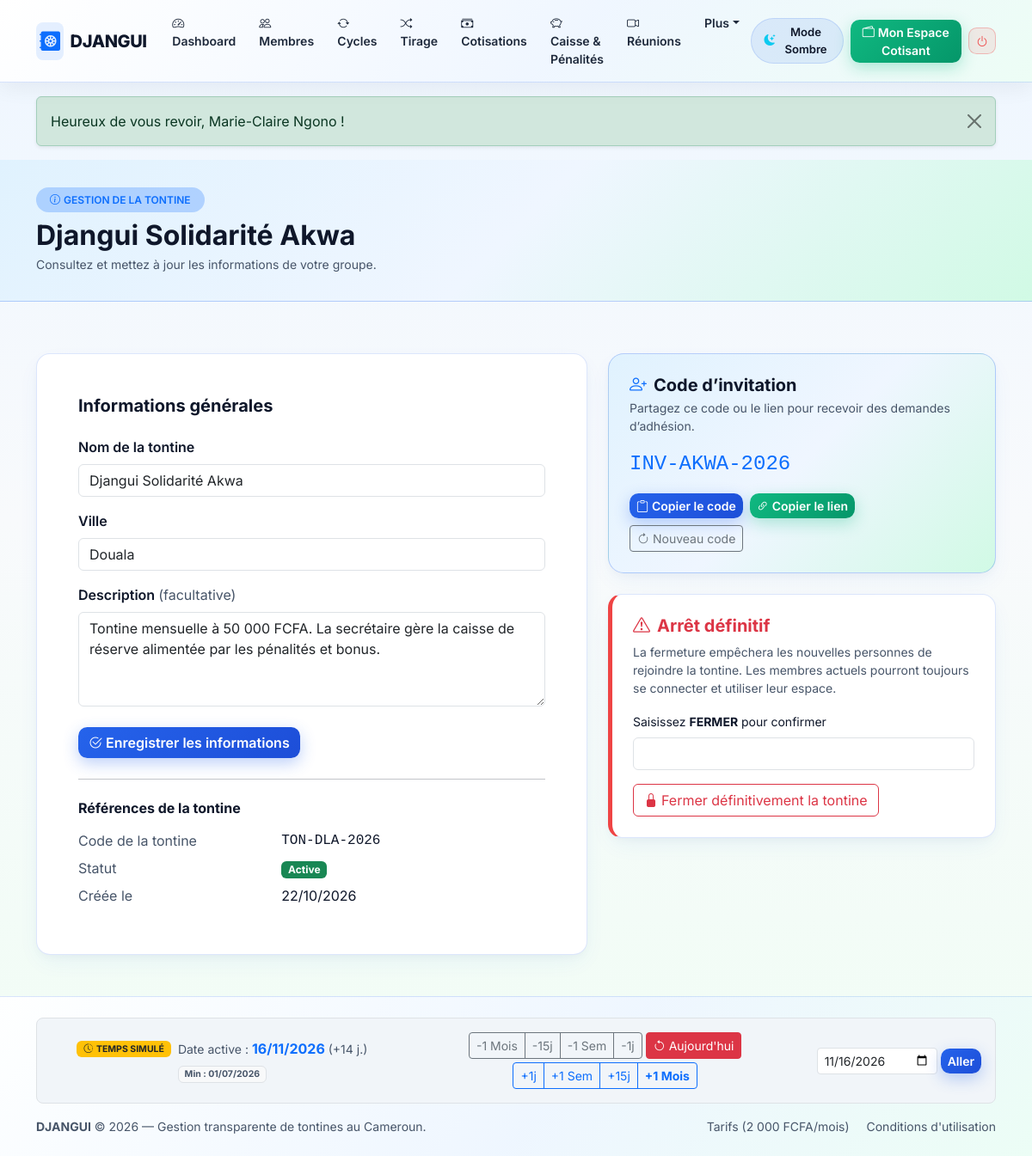
Page /admin/tontine-info.php (signed in) on the earlier database version.
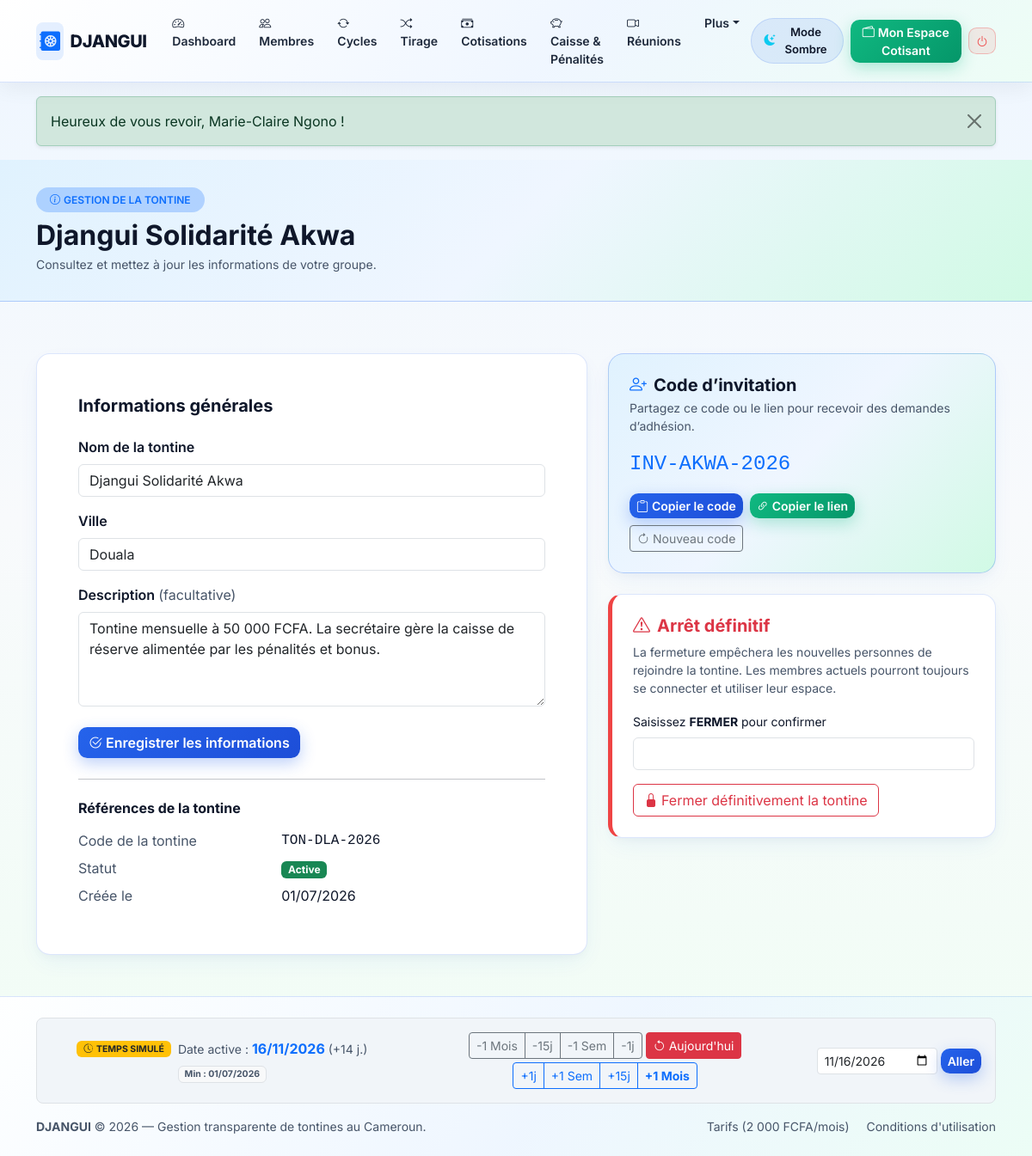
Same page on the later database version.
### tables this page shows
CREATE TABLE tontines (
    id INT UNSIGNED AUTO_INCREMENT PRIMARY KEY,
    code_tontine VARCHAR(20) NOT NULL,
    code_invitation VARCHAR(24) NOT NULL,
    nom VARCHAR(120) NOT NULL,
    description TEXT DEFAULT NULL,
    ville VARCHAR(80) NOT NULL DEFAULT 'Douala',
    devise CHAR(4) NOT NULL DEFAULT 'FCFA',
    solde_caisse_reserve DECIMAL(12,2) NOT NULL DEFAULT 0.00 COMMENT 'Caisse geree par l admin (penalites, bonus, reliquats)',
    statut ENUM('active', 'suspendue', 'fermee') NOT NULL DEFAULT 'active',
    date_debut_essai DATETIME NOT NULL,
    date_fin_essai DATETIME NOT NULL,
    statut_abonnement ENUM('essai', 'actif', 'expire') NOT NULL DEFAULT 'essai',
    abonnement_valide_jusqua DATETIME DEFAULT NULL,
    admin_id INT UNSIGNED NOT NULL COMMENT 'UNIQUE : 1 admin/secretaire ne gere qu une seule tontine',
    created_at DATETIME NOT NULL DEFAULT CURRENT_TIMESTAMP,
    updated_at DATETIME NOT NULL DEFAULT CURRENT_TIMESTAMP ON UPDATE CURRENT_TIMESTAMP,

    CONSTRAINT uq_tontines_code UNIQUE (code_tontine),
    CONSTRAINT uq_tontines_invitation UNIQUE (code_invitation),
    CONSTRAINT uq_tontines_admin UNIQUE (admin_id),
    CONSTRAINT chk_tontines_caisse CHECK (solde_caisse_reserve >= 0),
    CONSTRAINT fk_tontines_admin FOREIGN KEY (admin_id) REFERENCES users(id) ON DELETE RESTRICT ON UPDATE CASCADE,
    INDEX idx_tontines_statut (statut, statut_abonnement)
);

### includes/functions.php (called while the page is built, shortened)
<?php
function e($texte) {
    return htmlspecialchars((string)$texte, ENT_QUOTES, 'UTF-8');
}

### admin/tontine-info.php (the view, shortened to what the rows shown need)
<?php
require_once __DIR__ . '/../includes/functions.php';
$tontine_id = (int)($_SESSION['tontine_id'] ?? 0);
$user_id = (int)($_SESSION['user_id'] ?? 0);
$stmtTontine = $pdo->prepare("
    SELECT id, nom, code_tontine, code_invitation, description, ville, devise, statut,
           date_debut_essai, date_fin_essai, statut_abonnement, abonnement_valide_jusqua,
           created_at
    FROM tontines
    WHERE id = ? AND admin_id = ?
    LIMIT 1
");
$stmtTontine->execute([$tontine_id, $user_id]);
$tontine = $stmtTontine->fetch();
$statuts = [
    'active' => ['label' => 'Active', 'badge' => 'success'],
    'suspendue' => ['label' => 'Suspendue', 'badge' => 'warning text-dark'],
    'fermee' => ['label' => 'Fermée', 'badge' => 'secondary'],
];
$statut_tontine = $statuts[$tontine['statut']] ?? ['label' => ucfirst($tontine['statut']), 'badge' => 'secondary'];
require_once __DIR__ . '/../includes/header.php';
?>
<div class="page-header-dark">
    <div class="container">
        <span class="badge bg-primary bg-opacity-25 text-primary px-3 py-2 rounded-pill fw-semibold mb-2">
            <i class="bi bi-info-circle me-1"></i>GESTION DE LA TONTINE
        </span>
        <h1 class="fw-bold h2 mb-1"><?= e($tontine['nom']) ?></h1>
        <p class="text-muted small mb-0">Consultez et mettez à jour les informations de votre groupe.</p>
    </div>
</div>
<main class="container pb-5">
    <div class="row g-4 mt-1">
        <section class="col-lg-7" aria-labelledby="infos-tontine-title">
            <div class="card card-djangui p-4 p-md-5 h-100">
                <h2 id="infos-tontine-title" class="h5 fw-bold mb-4">Informations générales</h2>
                <form method="POST" action="<?= BASE_URL ?>/admin/tontine-info.php">
                    <div class="mb-3">
                        <label for="nom" class="form-label fw-semibold">Nom de la tontine</label>
                        <input type="text" class="form-control" id="nom" name="nom" maxlength="120" value="<?= e($tontine['nom']) ?>" required>
                    </div>
                    <div class="mb-3">
                        <label for="ville" class="form-label fw-semibold">Ville</label>
                        <input type="text" class="form-control" id="ville" name="ville" maxlength="80" value="<?= e($tontine['ville']) ?>" required>
                    </div>
                    <div class="mb-4">
                        <label for="description" class="form-label fw-semibold">Description <span class="text-muted fw-normal">(facultative)</span></label>
                        <textarea class="form-control" id="description" name="description" rows="4"><?= e($tontine['description'] ?? '') ?></textarea>
                    </div>
                </form>
                <dl class="row mb-0">
                    <dt class="col-sm-5 text-muted fw-normal">Code de la tontine</dt>
                    <dd class="col-sm-7 font-monospace"><?= e($tontine['code_tontine']) ?></dd>
                    <dt class="col-sm-5 text-muted fw-normal">Statut</dt>
                    <dd class="col-sm-7"><span class="badge bg-<?= e($statut_tontine['badge']) ?>"><?= e($statut_tontine['label']) ?></span></dd>
                    <dt class="col-sm-5 text-muted fw-normal">Créée le</dt>
                    <dd class="col-sm-7"><?= date('d/m/Y', strtotime($tontine['created_at'])) ?></dd>
                </dl>
            </div>
        </section>
        <div class="col-lg-5">
            <section class="card-accent-djangui p-4 mb-4" aria-labelledby="invitation-title">
                <h2 id="invitation-title" class="h5 fw-bold mb-1">
                    <i class="bi bi-person-plus text-primary me-2"></i>Code d’invitation
                </h2>
                <p class="mb-3"><code class="fs-4 text-primary" id="codeInvitationText"><?= e($tontine['code_invitation']) ?></code></p>
            </section>
            <section class="card card-djangui p-4 border-left-danger" aria-labelledby="fermeture-title">
                <h2 id="fermeture-title" class="h5 fw-bold text-danger mb-2">
                    <i class="bi bi-exclamation-triangle me-2"></i>Arrêt définitif
                </h2>
            </section>
        </div>
    </div>
</main>
<?php require_once __DIR__ . '/../includes/footer.php'; ?>

Differences in the rows shown:
changed tontines "Djangui Solidarité Akwa": created_at "22/10/2026" → "01/07/2026"
